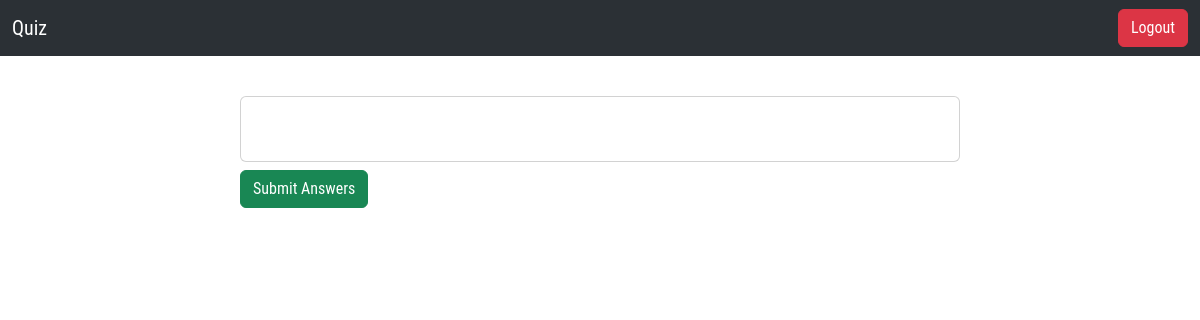
The app's page /quizpage (signed in), older data.
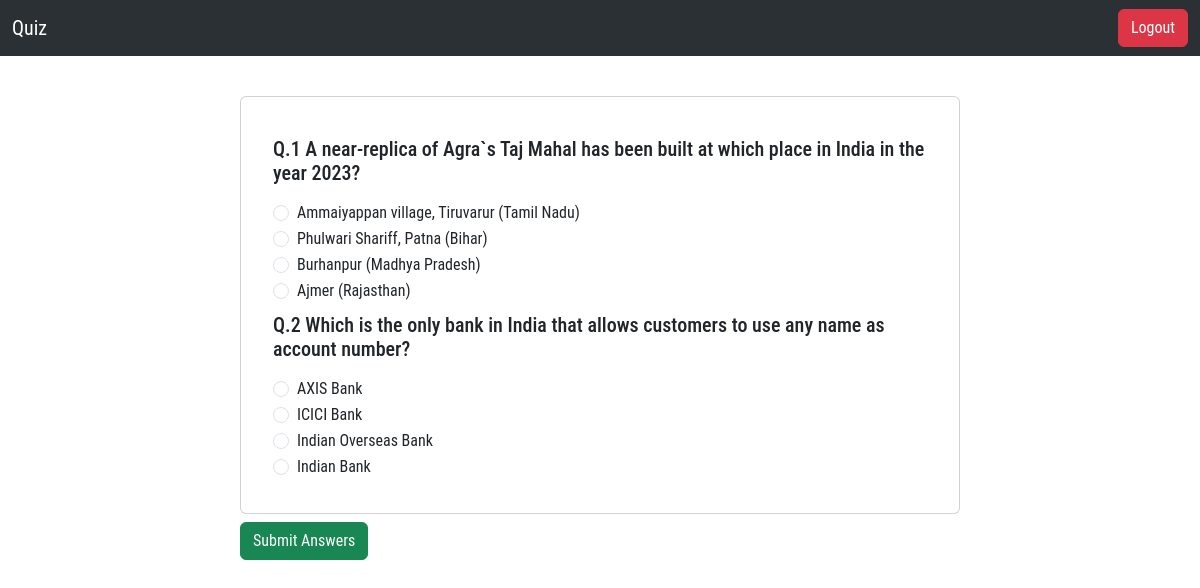
The same page, newer data.
### tables this page shows
CREATE TABLE `questions` (
  `id` int(11) NOT NULL,
  `questions_name` varchar(255) NOT NULL,
  `option_1` varchar(255) NOT NULL,
  `option_2` varchar(255) NOT NULL,
  `option_3` varchar(255) NOT NULL,
  `option_4` varchar(255) NOT NULL,
  `answer` varchar(255) NOT NULL,
  `quiz_id` varchar(10) NOT NULL,
  `create_at` timestamp NOT NULL DEFAULT current_timestamp(),
  `update_at` timestamp NOT NULL DEFAULT current_timestamp()
);

### index.php (called while the page is built)
<?php
require_once("Controller/Controller.php");
?>

### Model/Model.php (called while the page is built, shortened)
<?php
class Model
{
    function __construct(protected $connection = null)
    {
        try {
            $this->connection = new mysqli("localhost", "root", "", "project_oes");
        } catch (\Exception $e) {
            $ErrorMsg = PHP_EOL . "Error Date Time >>> " . date('d-m-Y h:i:s A') . PHP_EOL . "Error Msg >>> " . $e->getMessage() . PHP_EOL;
            if (!file_exists('log')) {
                mkdir("log");
            }
            $FileName = date('d_m_Y');
            file_put_contents("log/" . $FileName . "_log.txt", $ErrorMsg, FILE_APPEND);
        }
    }
    function Select($tbl, $where = null)
    {
        $SQL = " SELECT * FROM $tbl";
        $SQLEx = $this->connection->query($SQL);
        if ($SQLEx->num_rows > 0) {
            while ($data = $SQLEx->fetch_object()) {
                $FetchData[] = $data;
            }
            $Responce['Code'] = "1";
            $Responce['Msg'] = "Msg";
            $Responce['Data'] = $FetchData;
        } else {
            $Responce['Code'] = "0";
            $Responce['Msg'] = "Try Again";
            $Responce['Data'] = "0";
        }
        return $Responce;
    }
}
?>

### View/quizpage.php (the view, shortened to what this page needs)
<!DOCTYPE html>
<html lang="en">
<head>
    <link href="https://cdn.jsdelivr.net/npm/bootstrap@5.3.0-alpha1/dist/css/bootstrap.min.css" rel="stylesheet">
    <link rel="stylesheet" href="css/style.css">
</head>
<body>
    <section class="main-section">
        <nav class="navbar navbar-expand-lg bg-body-tertiary bg-dark" data-bs-theme="dark">
            <div class="container-fluid">
                <a class="navbar-brand" href="quizpage">Quiz</a>
                <div class="collapse navbar-collapse" id="navbarSupportedContent">
                    <div class="d-flex">
                        <a class="btn btn-danger" href="logout">Logout</a>
                    </div>
                </div>
            </div>
        </nav>
        <form method="post">
            <div class="container">
                <div class="row justify-content-center">
                    <div class="col-md-8">
                        <div class="card my-2 p-3">
                            <div class="card-body">
                                <?php
                                $i = 0;
                                foreach ($Viewquestion['Data'] as $key => $value) {
                                    $i++ ?>
                                    <h5 class="card-title py-2">Q.<?php echo $i . " " . $value->questions_name; ?> </h5>
                                    <div class="form-check">
                                        <input type="radio" class="form-check-input" name="<?php echo $value->id; ?>" value="<?php echo $value->option_1; ?>">
                                        <?php echo $value->option_1; ?>
                                    </div>
                                    <div class="form-check">
                                        <input type="radio" class="form-check-input" name="<?php echo $value->id; ?>" value="<?php echo $value->option_2; ?>">
                                        <?php echo $value->option_2; ?>
                                    </div>
                                    <div class="form-check">
                                        <input type="radio" class="form-check-input" name="<?php echo $value->id; ?>" value="<?php echo $value->option_3; ?>">
                                        <?php echo $value->option_3; ?>
                                    </div>
                                    <div class="form-check">
                                        <input type="radio" class="form-check-input" name="<?php echo $value->id; ?>" value="<?php echo $value->option_4; ?>">
                                        <?php echo $value->option_4; ?>
                                    </div>
                                <?php  }
                                ?>
                            </div>
                        </div>
                    </div>
                    <div class="col-md-8 mb-5">
                        <button type="submit" class="btn btn-success" name="answer-submit">Submit Answers</button>
                    </div>
                </div>
            </div>
        </form>
    </section>
</body>
</html>

Row changes from the older to the newer data that the page shows:
added questions: questions_name "A near-replica of Agra`s Taj Mahal has been built at which place in India in the year 2023?", option_1 "Ammaiyappan village, Tiruvarur (Tamil Nadu)", option_2 "Phulwari Shariff, Patna (Bihar)", option_3 "Burhanpur (Madhya Pradesh)", option_4 "Ajmer (Rajasthan)"
added questions: questions_name "Which is the only bank in India that allows customers to use any name as account number?", option_1 "AXIS Bank", option_2 "ICICI Bank", option_3 "Indian Overseas Bank", option_4 "Indian Bank"
